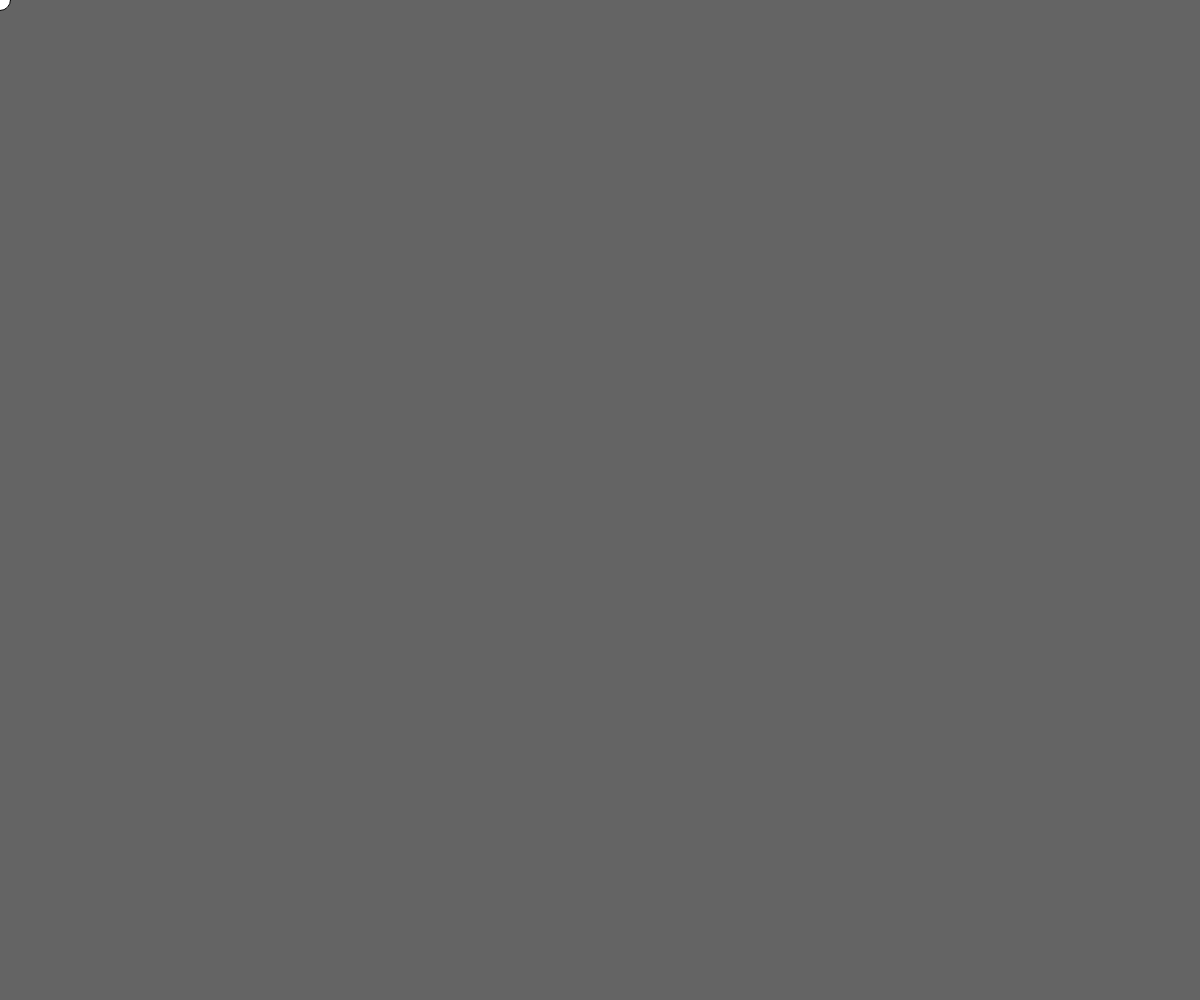
Frame 1 (no input)
Frame 60 (no input): identical to frame 1, image omitted
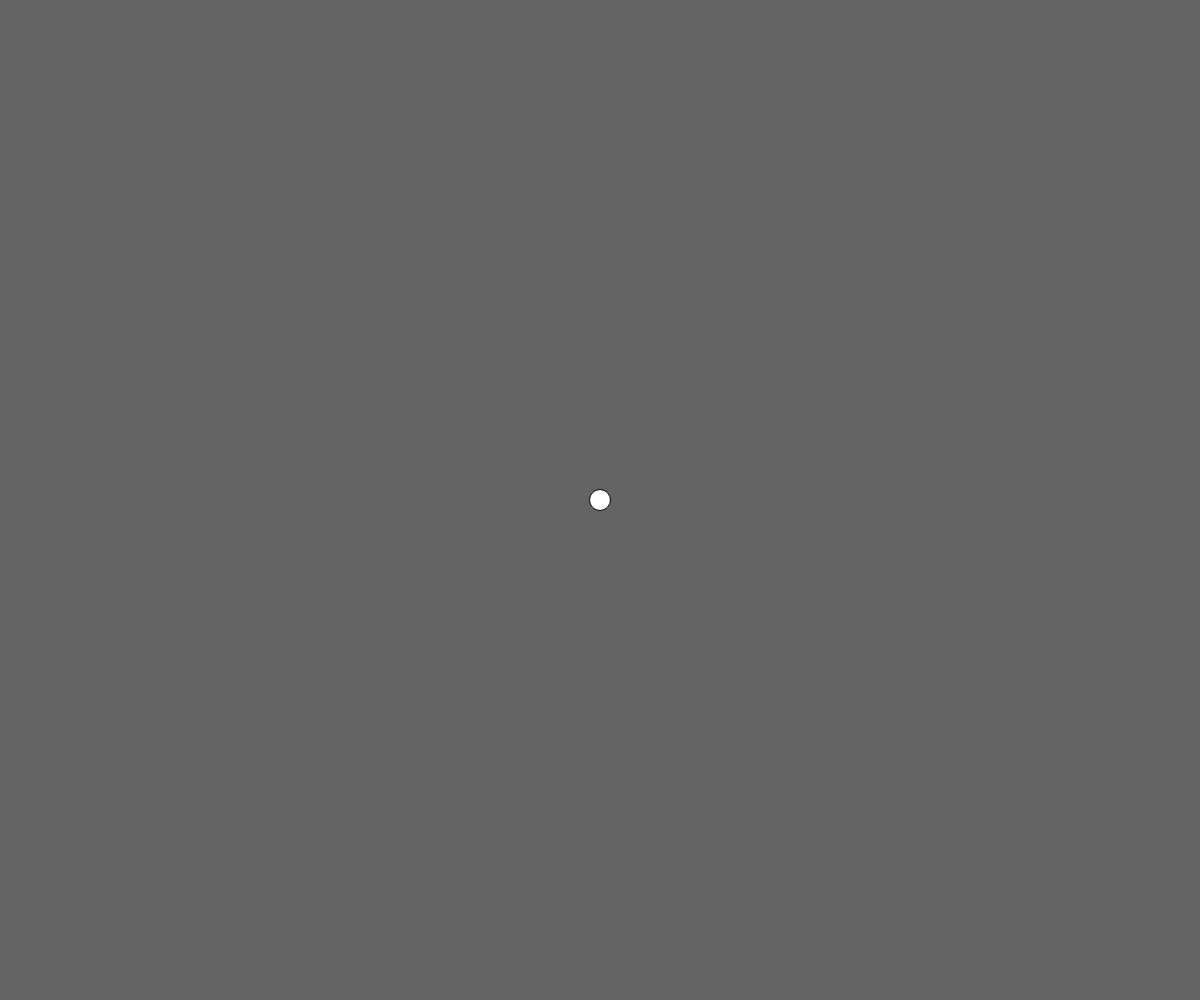
Frame 120 (the mouse pressed at the canvas centre since frame 60)

The p5.js sketch that drew these frames (run headless with seeded random() and noise() and a simulated clock; from frame 60 on, the mouse is pressed at the canvas centre):

// p5.js sketch
// ── sketch.js
function setup () {
	createCanvas(windowWidth, windowHeight);
}

function draw () {
	background(100);
	ellipse(mouseX, mouseY, 21, 21);
}

function windowResized() {
	resizeCanvas(windowWidth, windowHeight);
}
